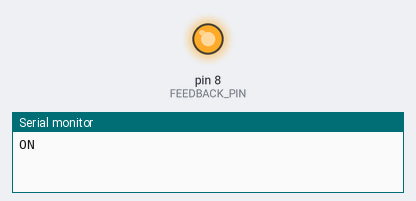
A sketch run on a simulated Arduino Uno, built with avr-gcc and run on an emulated ATmega328P. On the bench: output pins drawn as LEDs (lit = HIGH), the last lines printed to the serial monitor.

Above: at 5.0 s.
At 15.0 s:
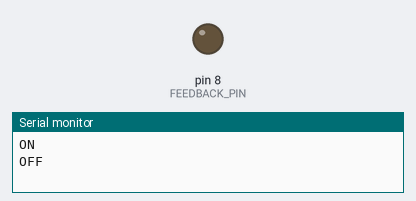
Timing chart, 0 to 26.0 s (numbered marks = the images above):
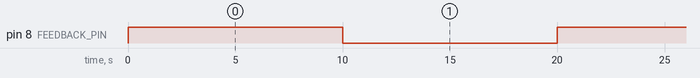

The sketch:

v2.0.ino
```cpp
// LIBRARIES

// CONSTANTS
#define BAUD_RATE 9600
#define FEEDBACK_INTENSITY 145

// PINS
#define FEEDBACK_PIN 8

// GLOBAL VARIABLES
bool ON;

void setup() {
  // put your setup code here, to run once:
  pinMode(FEEDBACK_PIN, OUTPUT);

  ON = false;
  Serial.begin(BAUD_RATE);
}

void loop() {
  if (ON) {
    ON = false;
    Serial.println("OFF");
    digitalWrite(FEEDBACK_PIN, LOW);
  } else {
    ON = true;
    Serial.println("ON");
    analogWrite(FEEDBACK_PIN, FEEDBACK_INTENSITY);
  }
  delay(10000);
}
```

Measured:
- by itself, pin 8 (FEEDBACK_PIN): alternates HIGH for 10.0 s and LOW for 10.0 s
